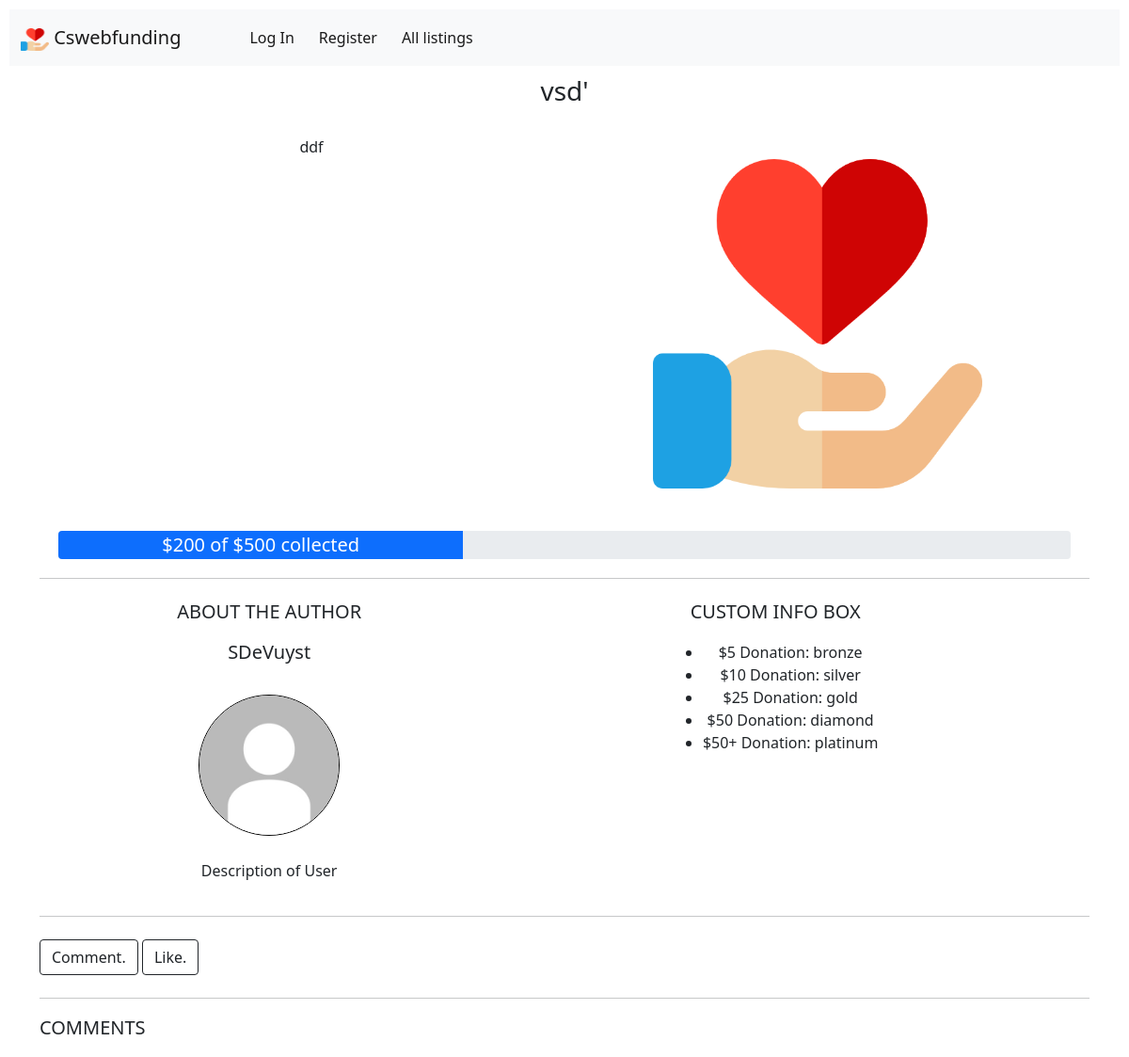
/listing/18, run on the app's committed database.
### cswebfunding/models.py (models this page shows)
class Listing(models.Model):
   title = models.CharField(max_length=50)
   description = models.CharField(max_length=256)
   author = models.ForeignKey('User', on_delete=models.CASCADE)
   project = models.BooleanField(default=0)
   goodcause = models.BooleanField(default=0)
   donated = models.PositiveIntegerField(default=0)
   goal = models.PositiveIntegerField()
   amountbackers = models.PositiveIntegerField(default=0)
   created_at = models.DateField(auto_now_add=True)
   final_date = models.DateField()
   photo = models.ImageField(upload_to='media/', default="default-listing.jpg")

class User(AbstractUser):
   balance = models.DecimalField(max_digits=8, decimal_places=2, default=0)
   photo = models.ImageField(upload_to='media/', default="default-user.jpg")
   about_me = models.CharField(max_length=256, default="Description of User")

### cswebfunding/views.py (the view)
# urls.py: path("listing/<int:id>", views.listing, name="listing"),
def listing (request, id):
    try:
        listing = Listing.objects.get(id=id)
    except ObjectDoesNotExist:
        listing = None
    return render(request, "cswebfunding/listing.html", {
        "listing": listing
    })

### cswebfunding/templates/cswebfunding/listing.html
{% extends "cswebfunding/layout.html" %}
{% block body %}
{% if listing %}
    <h3 class="center margin-bottom">{{ listing.title }}</h3>
    <div class="container">
        <div class="row">
            <div class="col">
                {{ listing.description}}
            </div>
            <div class="col">
                <img class="card-img-top listing_image" src="{{ listing.photo.url }}" alt="main image of {{ listing.title }}">
            </div>
        </div>
        <div class="row">
            <div class="progress">
                <div class="progress-bar" role="progressbar" aria-valuenow="{{ listing.donated }}" aria-valuemin="0" aria-valuemax="{{ listing.goal }}" style="width: {% widthratio listing.donated listing.goal 100 %}%;">
                    <span class="lead">${{ listing.donated }} of ${{ listing.goal }} collected</span>
                </div>
            </div>
        </div>
        <hr>
        <div class="row">
            <div class="col-5 center">
                <p class="lead">ABOUT THE AUTHOR</p>
                <h5>{{ listing.author.username }}</h5>
                <a href="{% url 'profile' id=listing.author.id %}">
                    <img id="image" class="card-img-top round_image" src="{{ listing.author.photo.url }}" alt="author image of {{ listing.author.username }}">
                </a>
                <p>{{ listing.author.about_me }}</p>
            </div>
            <div class="col-7 center">
                <p class="lead">CUSTOM INFO BOX</p>
                <div class="parentul">
                    <ul>
                        <li>$5 Donation: bronze</li>
                        <li>$10 Donation: silver</li>
                        <li>$25 Donation: gold</li>
                        <li>$50 Donation: diamond</li>
                        <li>$50+ Donation: platinum</li>
                    </ul>
                </div>
            </div>
        </div>
        <hr>
        <a class="btn btn-outline-dark my-2" href="#" role="button">Comment.</a>
        <a class="btn btn-outline-dark my-2" href="#" role="button">Like.</a>
        <hr>
        <div>
            <p class="lead">COMMENTS</p>
        </div>
    </div>
{% else %}
    <h3 class="center">Error! The listing you were trying to get does not exist!</h3>
{% endif %}
{% endblock %}

### cswebfunding/static/cswebfunding/styles.css (style rules this page uses)
body { margin: 10px; }
a { cursor: pointer }
.parentul { text-align: center; }
.parentul > ul { display: inline-block; }
.col { text-align: center; }
.margin-bottom { margin-bottom: 30px; }
.row { margin: 20px; }
.progress { height: 30px; padding: 0; }
.listing_image { height: 350px; width: 350px; margin-top: 25px; margin-bottom: 25px; }
.center { text-align: center; }
.round_image { -webkit-border-radius: 50%; -moz-border-radius: 50%; -ms-border-radius: 50%; -o-border-radius: 50%; border-radius: 50%; width: 150px; height: 150px; margin-top: 25px; margin-bottom: 25px; border: 1px solid black; }

### data on the page
Listing: title "vsd'", description "ddf", photo (picture), donated "200", goal "500", author.username "SDeVuyst", author.photo (placeholder picture), author.about_me "Description of User"
